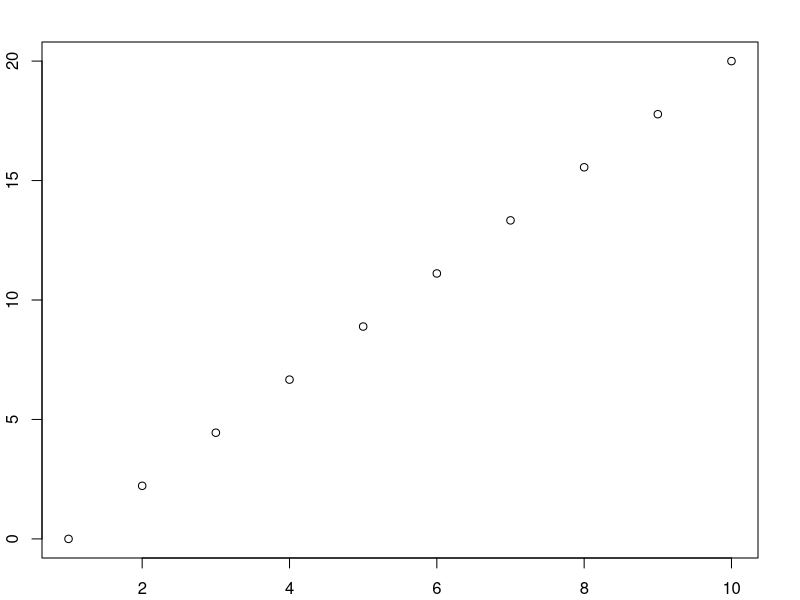
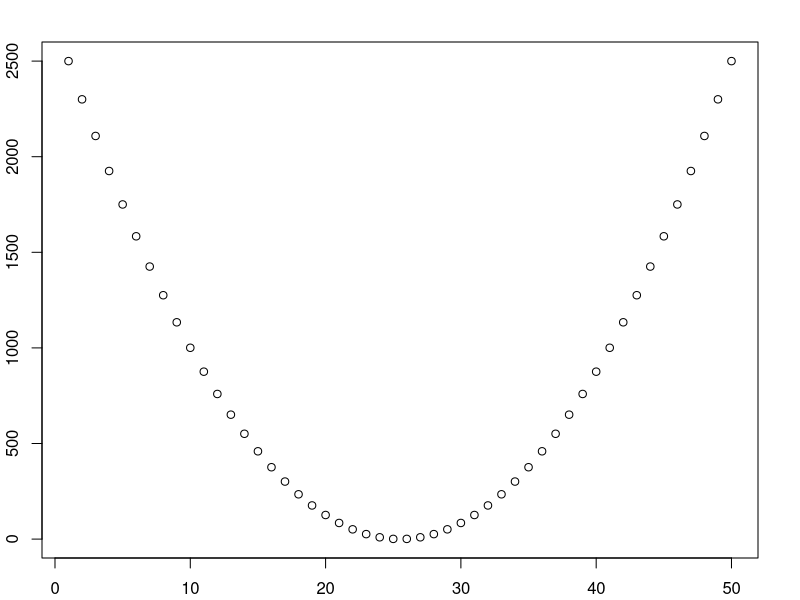
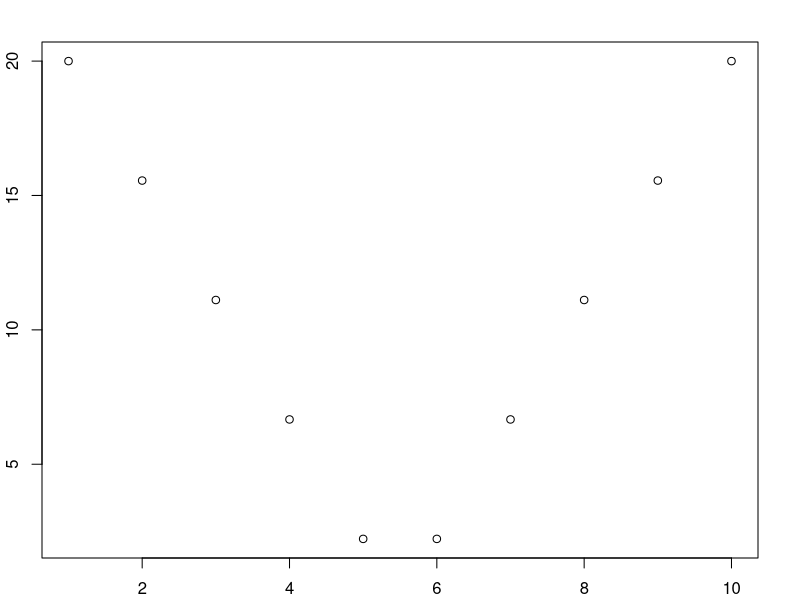
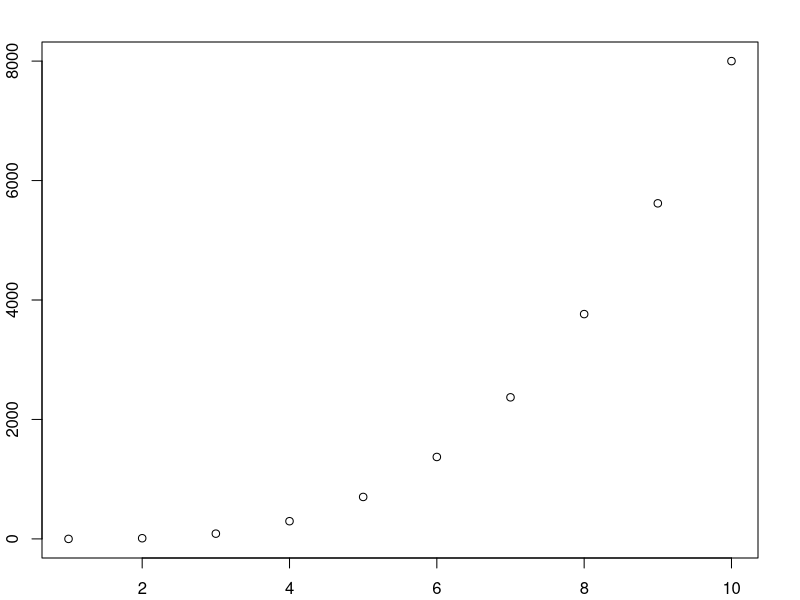

Source code (R) for these figures, in order:
## ---- chunk 1
 par(mar = c(2.0, 2.0, 2.0, 2.0)+0.1)
    x <- seq (0, 20, length = 10)
    plot(x)
## ---- chunk 2
x <- seq (-50, 50, length = 50)
    plot(x^2)
## ---- chunk 3
 x <- seq (-20, 20, length = 10)
    plot(abs(x))
## ---- chunk 4
 x <- seq (0, 20, length = 10)
    plot(x^3)

